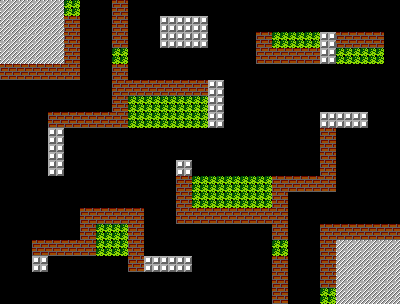

A 2D game scene composited from a Tiled map and its tileset images. What follows is a short description and the map's XML, with each tile layer's data collapsed to a summary:
An orthogonal 25x19 tile map with 16x16 px tiles, 2 tile layers (Background, Tile Layer 1).

<map version="1.0" orientation="orthogonal" renderorder="right-down" width="25" height="19" tilewidth="16" tileheight="16" nextobjectid="1">
 <tileset firstgid="1" name="Level1" tilewidth="16" tileheight="16" tilecount="25" columns="5">
  <image source="../Tilesets/tileset.png" width="80" height="88" />
 </tileset>
 <layer name="Background" width="25" height="19">
  <data>[475 cells, 475 non-empty, 2 distinct tile ids]</data>
 </layer>
 <layer name="Tile Layer 1" width="25" height="19">
  <data>[475 cells, 129 non-empty, 3 distinct tile ids]</data>
 </layer>
</map>